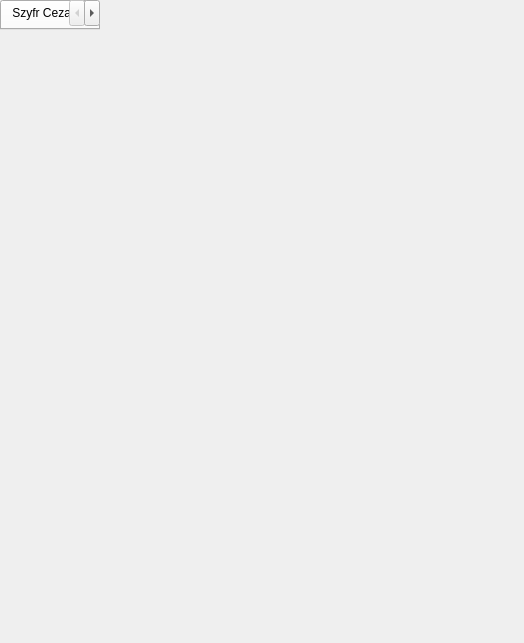
<?xml version="1.0" encoding="UTF-8"?>
<ui version="4.0">
 <class>MainWindow</class>
 <widget class="QMainWindow" name="MainWindow">
  <property name="geometry">
   <rect>
    <x>0</x>
    <y>0</y>
    <width>524</width>
    <height>643</height>
   </rect>
  </property>
  <property name="windowTitle">
   <string>Szyfrator</string>
  </property>
  <property name="autoFillBackground">
   <bool>true</bool>
  </property>
  <widget class="QTabWidget" name="tabWidget">
   <property name="currentIndex">
    <number>0</number>
   </property>
   <widget class="QWidget" name="tab">
    <attribute name="title">
     <string>Szyfr Cezara</string>
    </attribute>
    <widget class="QLabel" name="label">
     <property name="geometry">
      <rect>
       <x>200</x>
       <y>170</y>
       <width>71</width>
       <height>22</height>
      </rect>
     </property>
     <property name="text">
      <string>Przesunięcie:</string>
     </property>
    </widget>
    <widget class="QPlainTextEdit" name="plainTextEditinput">
     <property name="geometry">
      <rect>
       <x>20</x>
       <y>50</y>
       <width>481</width>
       <height>101</height>
      </rect>
     </property>
    </widget>
    <widget class="QPlainTextEdit" name="plainTextEditoutput">
     <property name="geometry">
      <rect>
       <x>20</x>
       <y>400</y>
       <width>481</width>
       <height>101</height>
      </rect>
     </property>
    </widget>
    <widget class="QSpinBox" name="spinBoxprzesuniecie">
     <property name="geometry">
      <rect>
       <x>270</x>
       <y>170</y>
       <width>51</width>
       <height>22</height>
      </rect>
     </property>
     <property name="prefix">
      <string>+</string>
     </property>
     <property name="value">
      <number>13</number>
     </property>
    </widget>
    <widget class="QLabel" name="label_2">
     <property name="geometry">
      <rect>
       <x>20</x>
       <y>30</y>
       <width>47</width>
       <height>13</height>
      </rect>
     </property>
     <property name="text">
      <string>Input:</string>
     </property>
    </widget>
    <widget class="QPushButton" name="pushButtonwczytaj">
     <property name="geometry">
      <rect>
       <x>419</x>
       <y>160</y>
       <width>81</width>
       <height>21</height>
      </rect>
     </property>
     <property name="text">
      <string>Wczytaj...</string>
     </property>
    </widget>
    <widget class="QPushButton" name="pushButtonzapisz">
     <property name="geometry">
      <rect>
       <x>420</x>
       <y>510</y>
       <width>80</width>
       <height>21</height>
      </rect>
     </property>
     <property name="text">
      <string>Zapisz...</string>
     </property>
    </widget>
    <widget class="QLabel" name="label_3">
     <property name="geometry">
      <rect>
       <x>20</x>
       <y>380</y>
       <width>47</width>
       <height>13</height>
      </rect>
     </property>
     <property name="text">
      <string>Output:</string>
     </property>
    </widget>
    <widget class="QPushButton" name="pushButtonwykonaj">
     <property name="geometry">
      <rect>
       <x>180</x>
       <y>300</y>
       <width>161</width>
       <height>71</height>
      </rect>
     </property>
     <property name="text">
      <string>Wykonaj</string>
     </property>
    </widget>
    <widget class="QWidget" name="layoutWidget">
     <property name="geometry">
      <rect>
       <x>190</x>
       <y>220</y>
       <width>138</width>
       <height>21</height>
      </rect>
     </property>
     <layout class="QHBoxLayout" name="horizontalLayout">
      <item>
       <widget class="QRadioButton" name="radioButtonszyfruj">
        <property name="text">
         <string>Szyfruj</string>
        </property>
       </widget>
      </item>
      <item>
       <widget class="QRadioButton" name="radioButtondeszyfruj">
        <property name="text">
         <string>Deszyfruj</string>
        </property>
       </widget>
      </item>
     </layout>
    </widget>
   </widget>
   <widget class="QWidget" name="tab_3">
    <attribute name="title">
     <string>Funkcje hash</string>
    </attribute>
    <widget class="QTextEdit" name="textEdit">
     <property name="geometry">
      <rect>
       <x>20</x>
       <y>220</y>
       <width>481</width>
       <height>101</height>
      </rect>
     </property>
    </widget>
    <widget class="QPushButton" name="pushButton_4">
     <property name="geometry">
      <rect>
       <x>420</x>
       <y>330</y>
       <width>80</width>
       <height>21</height>
      </rect>
     </property>
     <property name="text">
      <string>Wczytaj...</string>
     </property>
    </widget>
    <widget class="QLineEdit" name="lineEdit">
     <property name="geometry">
      <rect>
       <x>20</x>
       <y>440</y>
       <width>481</width>
       <height>21</height>
      </rect>
     </property>
    </widget>
    <widget class="QLabel" name="label_5">
     <property name="geometry">
      <rect>
       <x>20</x>
       <y>200</y>
       <width>47</width>
       <height>13</height>
      </rect>
     </property>
     <property name="text">
      <string>Input:</string>
     </property>
    </widget>
    <widget class="QLabel" name="label_6">
     <property name="geometry">
      <rect>
       <x>20</x>
       <y>420</y>
       <width>47</width>
       <height>13</height>
      </rect>
     </property>
     <property name="text">
      <string>Output:</string>
     </property>
    </widget>
    <widget class="QWidget" name="layoutWidget">
     <property name="geometry">
      <rect>
       <x>20</x>
       <y>30</y>
       <width>81</width>
       <height>65</height>
      </rect>
     </property>
     <layout class="QVBoxLayout" name="verticalLayout">
      <item>
       <widget class="QLabel" name="label_4">
        <property name="text">
         <string>Funkcja:</string>
        </property>
       </widget>
      </item>
      <item>
       <widget class="QRadioButton" name="radioButton_3">
        <property name="text">
         <string>SHA-256</string>
        </property>
       </widget>
      </item>
      <item>
       <widget class="QRadioButton" name="radioButton_4">
        <property name="text">
         <string>MD5</string>
        </property>
       </widget>
      </item>
     </layout>
    </widget>
   </widget>
   <widget class="QWidget" name="tab_2">
    <attribute name="title">
     <string>Klucz publiczny/prywatny</string>
    </attribute>
   </widget>
  </widget>
 </widget>
 <resources/>
 <connections/>
</ui>
